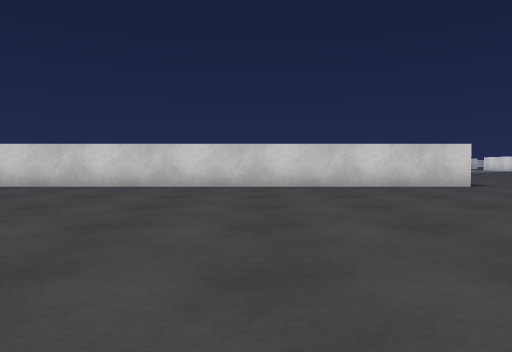
[1] (above)

24 first-person views from a walk through a Unity game level. The camera is 0.55 m above the floor, tilts 2° down and sees 70° across. The floor is counted in squares, 1 m on a side. Each view is taken from the middle of a square. On the plan, view 1 faces up. The plan holds only what a view shows up to about 9 squares ahead; the rest is blank. The place goes on beyond the plan. Some surface patterns are stand-ins.

[2]
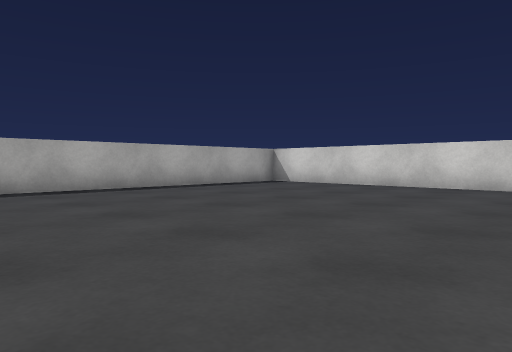

[3]
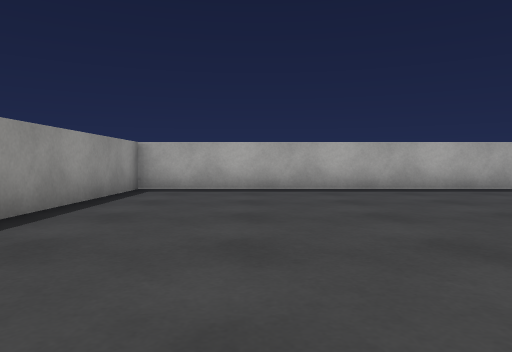

[4]
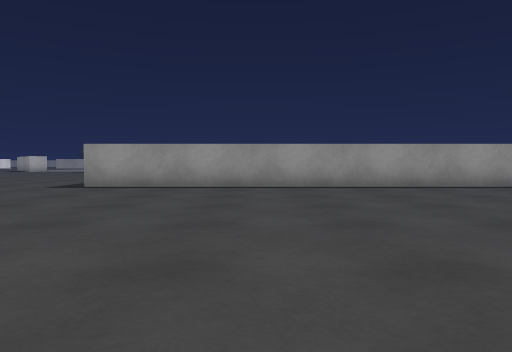

[5]
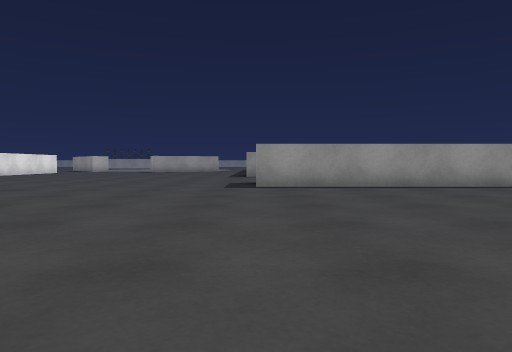

[6]
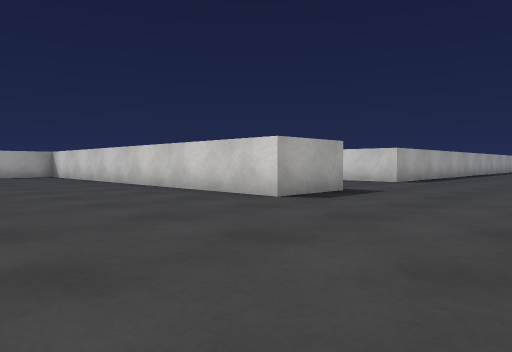

[7]
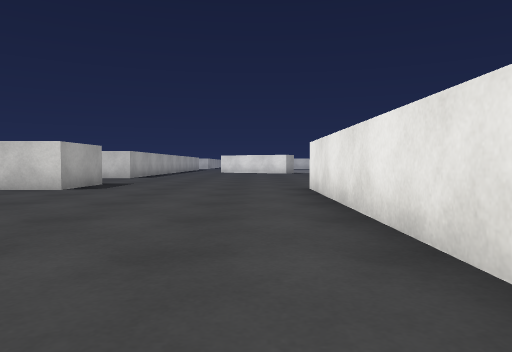

[8]
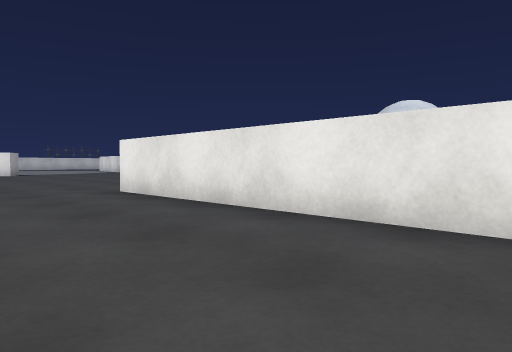

[9]
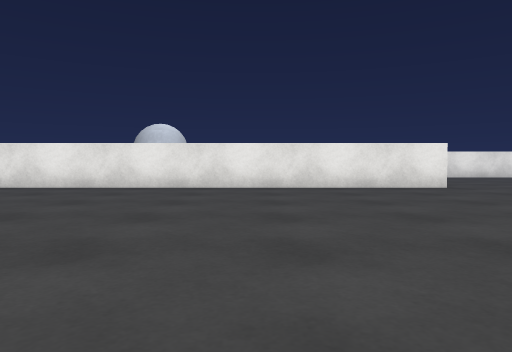

[10]
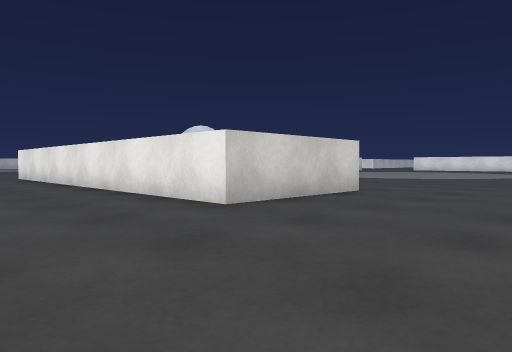

[11]
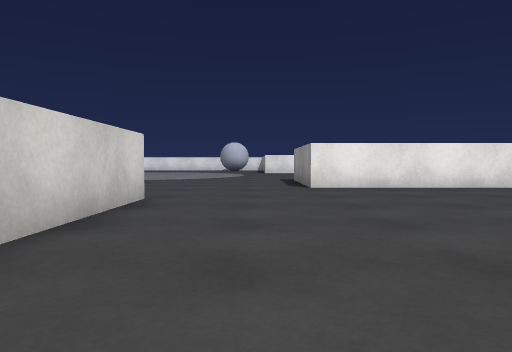

[12]
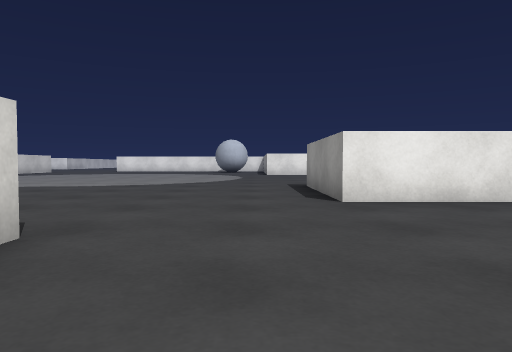

[13]
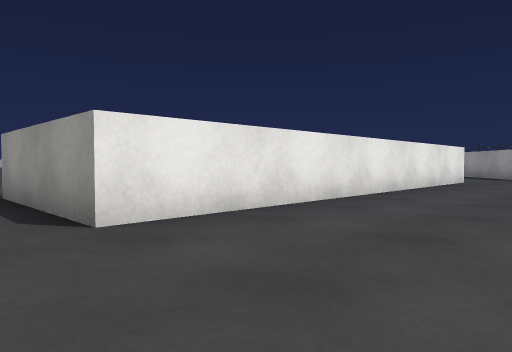

[14]
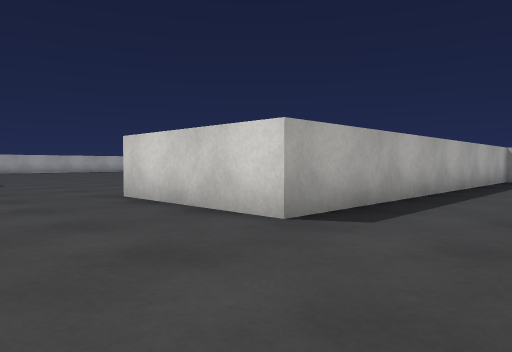

[15]
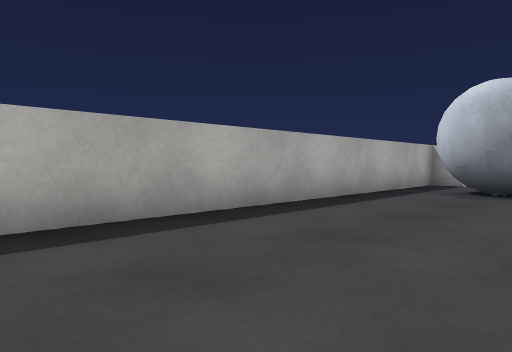

[16]
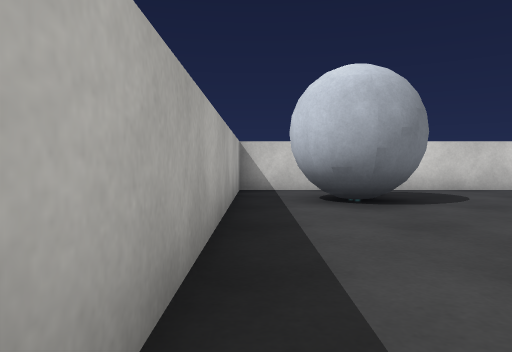

[17]
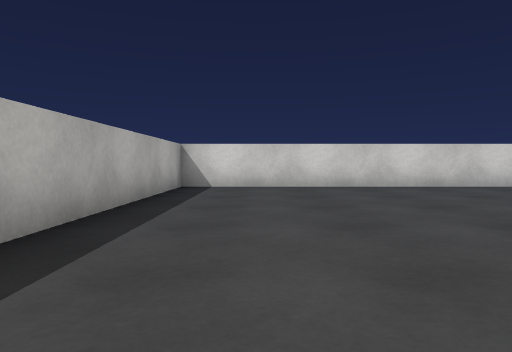

[18]
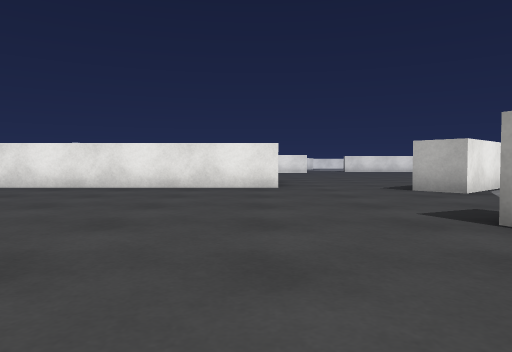

[19]
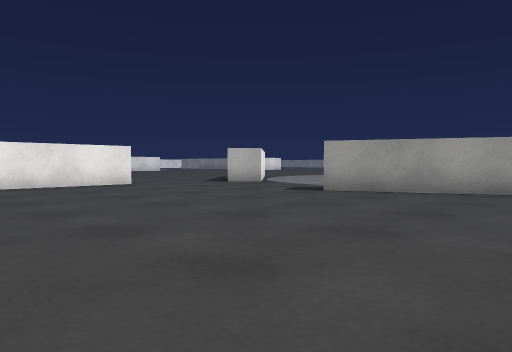

[20]
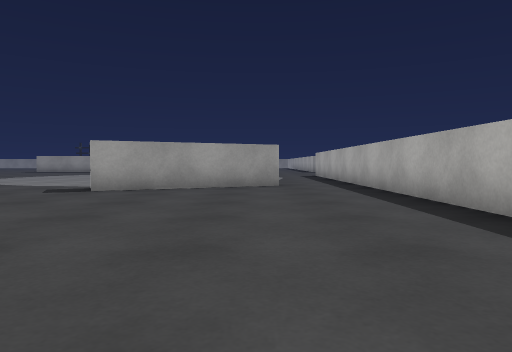

[21]
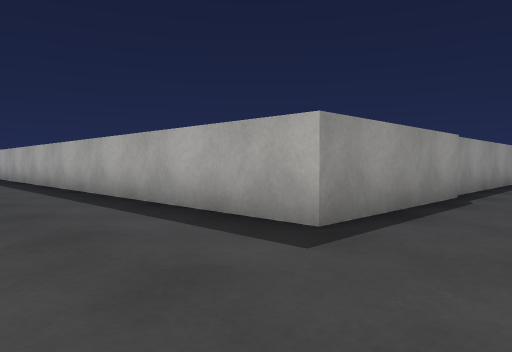

[22]
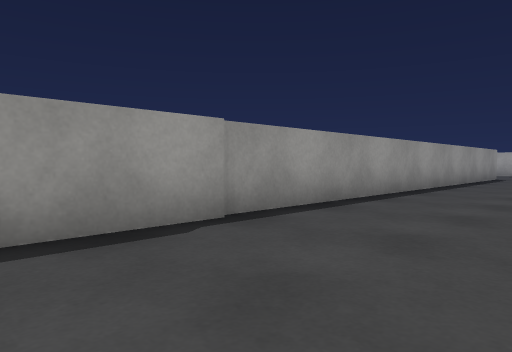

[23]
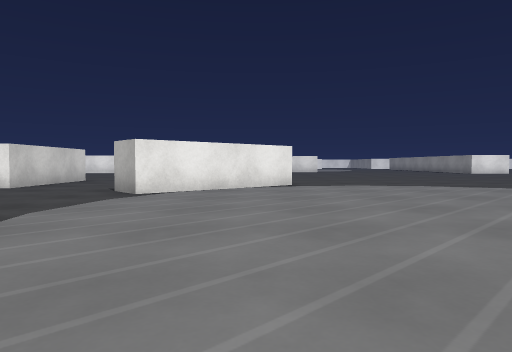

[24]
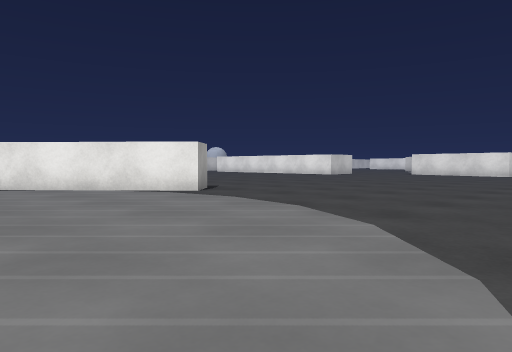

### Floor plan
Points are (right, up) in squares from view 1. A wall is a line through its corners. A room is listed if a view was taken in it or the views show most of it. See-through windows are left out.
Room 1 (views 1, 2, 3, 4, 5, 6, 7, 8, 9, 10, 11, 12, 13, 14, 15, 16, 17, 18, 19, 20, 21, 22)
walls: (5, 10.5) (5, 8.5) (-6.7, 8.5) (-6.7, -3.5) (5, -3.5); (-5.9, -9.8) (5.4, -9.8) (5.4, -19.1); (15.2, 7.5) (13.7, 7.5) (13.7, -2.3) (10.2, -2.3) (10.2, 9); (17.5, 7.5) (16.9, 7.5); (7.4, -19) (11.3, -17.1); (17.1, -15.5) (16.2, -15.5) (16.2, -5.2) (17.5, -5.2); (14.6, -18.8) (15.4, -18.1)
ways out: opening at (13, -19.7) to room 2
objects: other object (15, 5) to (16, 6)
Room 2 (views 23, 24)
walls: (17.5, -22) (14.6, -18.8)
ways out: opening at (13, -19.7) to room 1

Positions as (right, up) in squares from view 1, and headings:
1: (0, 0), facing up
2: (1, 0), facing up-left
3: (1, -1), facing left
4: (1, 5), facing down
5: (5, 5), facing down
6: (9, 4), facing up-left
7: (9, 1), facing up
8: (7, 2), facing up-right
9: (2, 2), facing right
10: (7, -6), facing up-right
11: (8, -4), facing right
12: (11, -4), facing right
13: (13, -4), facing down-right
14: (16, -5), facing up-left
15: (17, -2), facing up-left
16: (14, 0), facing up
17: (-5, 0), facing up
18: (8, -15), facing right
19: (7, -11), facing down-right
20: (8, -10), facing down
21: (8, -8), facing down-left
22: (4, -7), facing down-left
23: (8, -21), facing right
24: (13, -28), facing up-right
